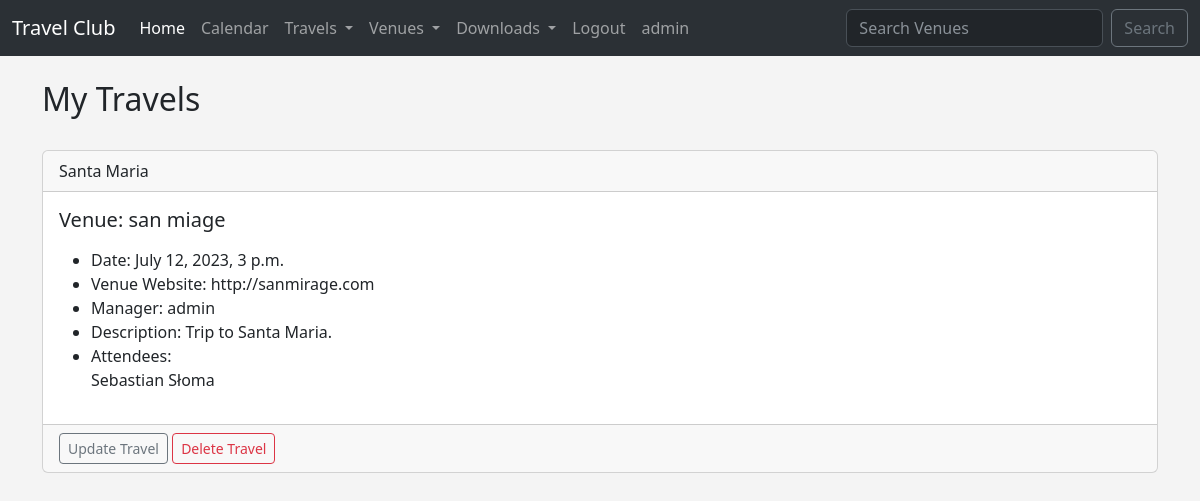
The page /my_travels (signed in) on the database as committed earlier.
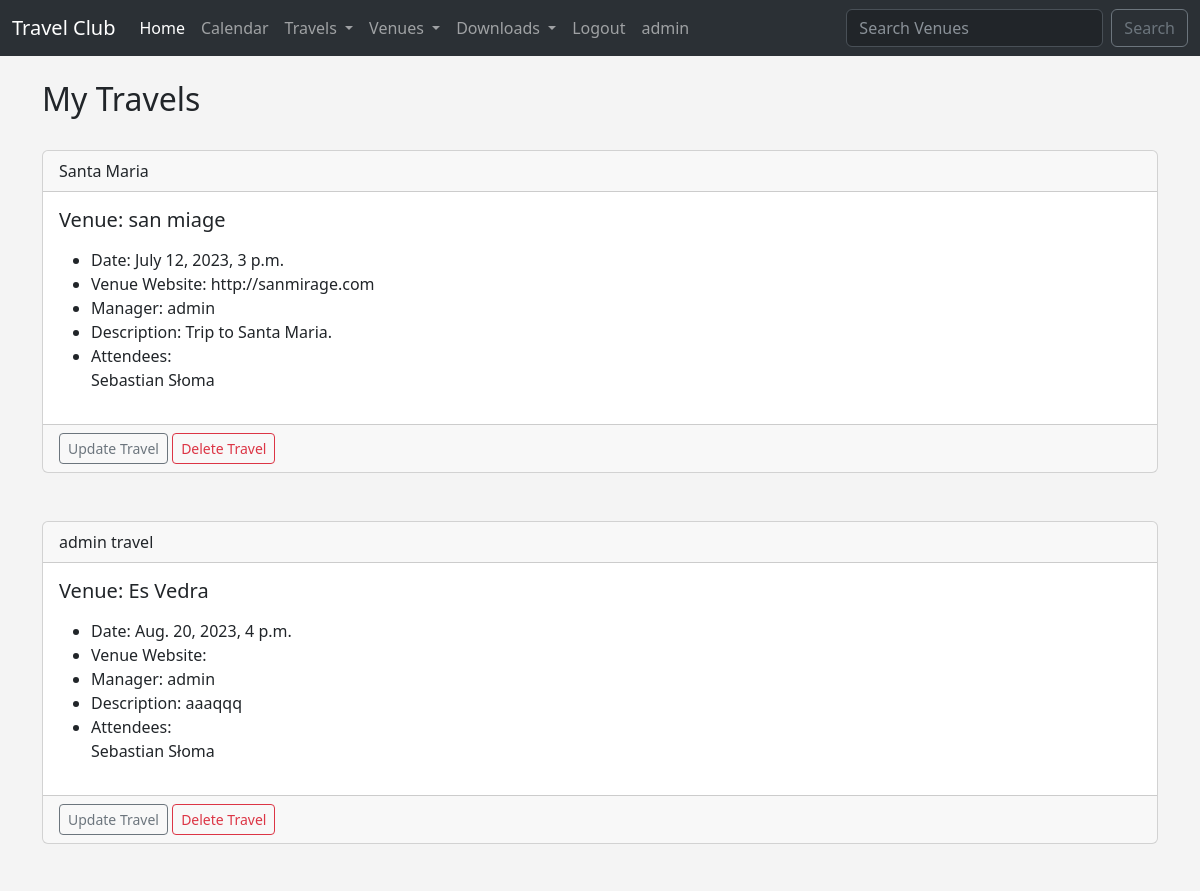
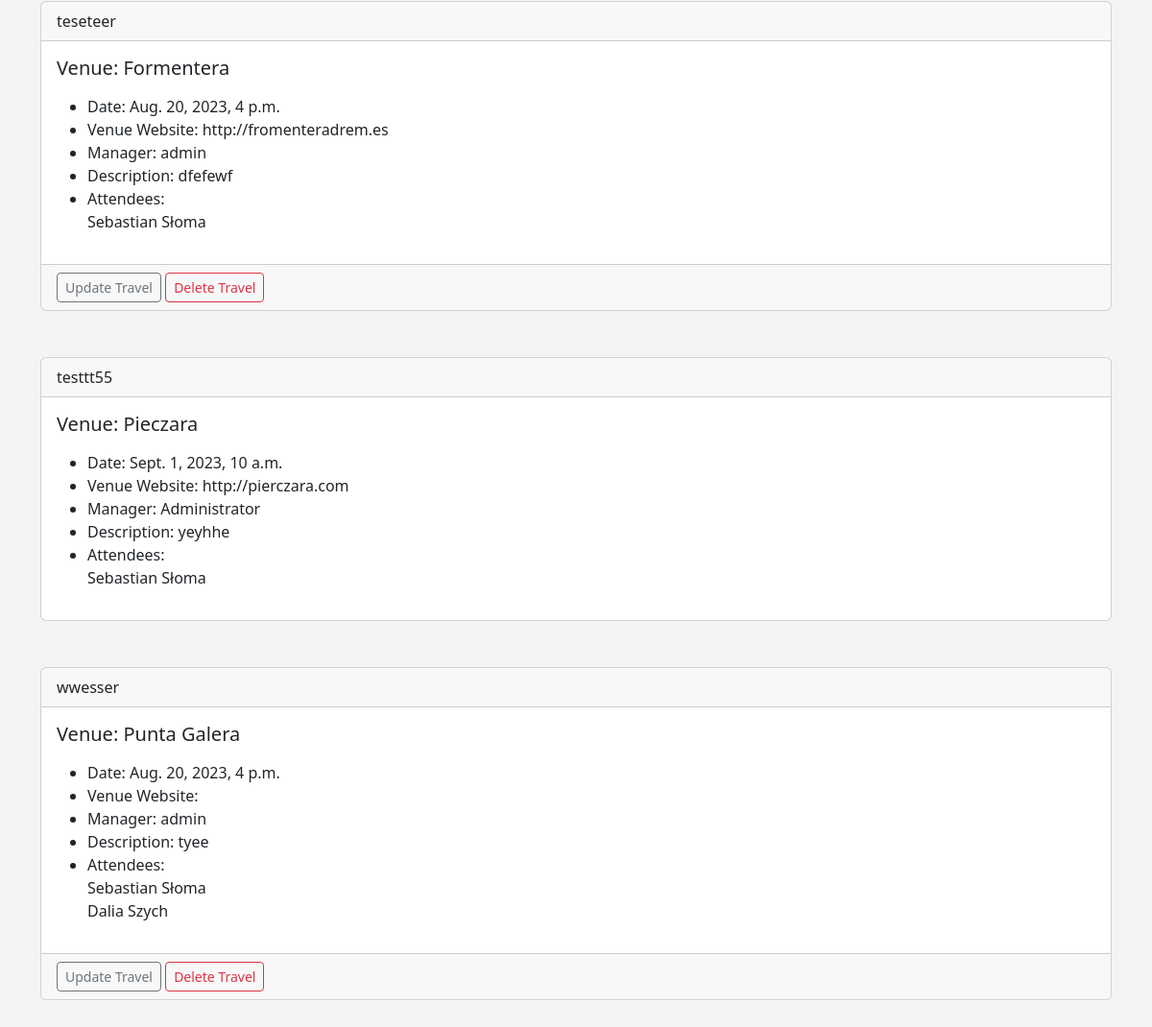
The same page on the database as committed later (2 pictures, top to bottom).
### travel/models.py (models this page shows, shortened)
class Travel(models.Model):
    name = models.CharField('Travel Name', max_length=120)
    travel_date = models.DateTimeField('Travel Date')
    venue = models.ForeignKey(
        Venue, blank=True, null=True, on_delete=models.CASCADE)
    manager = models.ForeignKey(User, blank=True, null=True, on_delete=models.SET_NULL)
    description = models.TextField(blank=True)
    attendees = models.ManyToManyField(TravelUser, blank=True)
    approved = models.BooleanField('Approved', default=False)
    def __str__(self):
        return self.name

class Venue(models.Model):
    name = models.CharField('Venue Name', max_length=120)
    address = models.CharField(max_length=300)
    zip_code = models.CharField('Zip Code', max_length=15)
    phone = models.CharField('Contact Phone', max_length=25, blank=True)
    web = models.URLField('Website Address', blank=True)
    email_address = models.EmailField('Email', blank=True)
    owner = models.IntegerField('Venue Owner', blank=False, default=1)
    venue_image = models.ImageField(null=True, blank=True, upload_to='images/')
    def __str__(self):
        return self.name

class TravelUser(models.Model):
    first_name = models.CharField(max_length=30)
    last_name = models.CharField(max_length=30)
    email = models.EmailField('User Email')
    def __str__(self):
        return self.first_name + ' ' + self.last_name

### travel/views.py (the view)
# urls.py: path('my_travels', views.my_travels, name='my_travels'),
def my_travels(request):
    if request.user.is_authenticated:
        me = request.user.id
        travels = Travel.objects.filter(attendees=me)
        return render(request, 'travel/my_travels.html', {'travels': travels})
    else:
        messages.success(request, ('You are not Authorized To View This Page'))
        return redirect('home')

### travel/templates/travel/my_travels.html
{% extends 'travel/base.html' %}
{% block content %}
	<h2>My Travels</h2>
	<br/>
	{% for travel in travels %}
		<div class="card">
  <div class="card-header">
    {{ travel }}
  </div>
  <div class="card-body">
    <h5 class="card-title">Venue: {{ travel.venue }}</h5>
    <p class="card-text">
    	<ul>
<li>Date: {{ travel.travel_date }}</li>
<li>Venue Website: {{ travel.venue.web }}</li>
<li>Manager: {{ travel.manager }}</li>
<li>Description: {{ travel.description }}</li>
	<li>Attendees:<br/>
	{% for user in travel.attendees.all %}
{{ user }}<br/>
	{% endfor %}
	</li>
	</ul>
    </p>
  </div>
  {% if user.is_authenticated %}
    {% if user == travel.manager %}
      <div class="card-footer text-muted">
        <a href="{% url 'update-travel' travel.id %}" class="btn btn-outline-secondary btn-sm">Update Travel</a>
        <a href="{% url 'delete-travel' travel.id %}" class="btn btn-outline-danger btn-sm">Delete Travel</a>
      </div>
    {% endif %}
  {% endif %}
</div>
	<br/><br/>
	{% endfor %}
{% endblock %}

### travel/templates/travel/base.html (shortened to what this page needs)
<!doctype html>
<html lang="en">
  <head>
    <link href="https://cdn.jsdelivr.net/npm/bootstrap@5.3.0-alpha1/dist/css/bootstrap.min.css" rel="stylesheet">
  </head>
  <body>
    {% include 'travel/navbar.html' %}
<br>
<div class="container">
    {% block content %}
    {% endblock %}
</div>
  </body>
</html>

### travel/templates/travel/navbar.html (shortened to what this page needs)
<nav class="navbar  navbar-expand-lg bg-body-tertiary" data-bs-theme="dark">
    <div class="container-fluid">
      <a class="navbar-brand" href="{% url 'home' %}">Travel Club</a>
      <div class="collapse navbar-collapse" id="navbarSupportedContent">
        <ul class="navbar-nav me-auto mb-2 mb-lg-0">
          <li class="nav-item">
            <a class="nav-link active" aria-current="page" href="#">Home</a>
          </li>
          <li class="nav-item">
            <a class="nav-link" href="{% url 'home' %}">Calendar</a>
          </li>
          <li class="nav-item dropdown">
            <a class="nav-link dropdown-toggle" href="#" role="button" data-bs-toggle="dropdown" aria-expanded="false">
              Travels
            </a>
          </li>
          <li class="nav-item dropdown">
            <a class="nav-link dropdown-toggle" href="#" role="button" data-bs-toggle="dropdown" aria-expanded="false">
              Venues
            </a>
          </li>
          <li class="nav-item dropdown">
            <a class="nav-link dropdown-toggle" href="#" role="button" data-bs-toggle="dropdown" aria-expanded="false">
              Downloads
            </a>
          </li>
          {% if user.is_authenticated %}
          <li class="nav-item">
            <a class="nav-link" href="{% url 'logout' %}">Logout</a>
          </li>
          <li class="nav-item">
            <a class="nav-link" href="#">{{ user }}</a>
          </li>
          {% endif %}
        </ul>
        <form class="d-flex" role="search" method=POST action="{% url 'search-venues' %}">
          <input class="form-control me-2 bg-dark" type="search" placeholder="Search Venues" aria-label="Search" name="searched">
          <button class="btn btn-outline-secondary" type="submit">Search</button>
        </form>
      </div>
    </div>
  </nav>

### travel/templates/travel/base.html (style rules this page uses)
body { background: #f4f4f4 ; }

Rows that differ between the two databases and show on the page:
added Travel: name "admin travel", venue "Es Vedra", travel_date "Aug. 20, 2023, 4 p.m.", manager "admin", description "aaaqqq", shows "Update Travel", TravelUser (first_name+last_name "Sebastian Słoma")
added Travel: name "teseteer", venue "Formentera", travel_date "Aug. 20, 2023, 4 p.m.", venue.web "http://fromenteradrem.es", manager "admin", description "dfefewf", shows "Update Travel", TravelUser (first_name+last_name "Sebastian Słoma")
added Travel: name "testtt55", venue "Pieczara", travel_date "Sept. 1, 2023, 10 a.m.", venue.web "http://pierczara.com", manager "Administrator", description "yeyhhe", TravelUser (first_name+last_name "Sebastian Słoma")
added Travel: name "wwesser", venue "Punta Galera", travel_date "Aug. 20, 2023, 4 p.m.", manager "admin", description "tyee", shows "Update Travel", TravelUser (first_name+last_name "Sebastian Słoma")
now on this page (row unchanged): TravelUser: first_name+last_name "Dalia Szych", shown under "wwesser"
